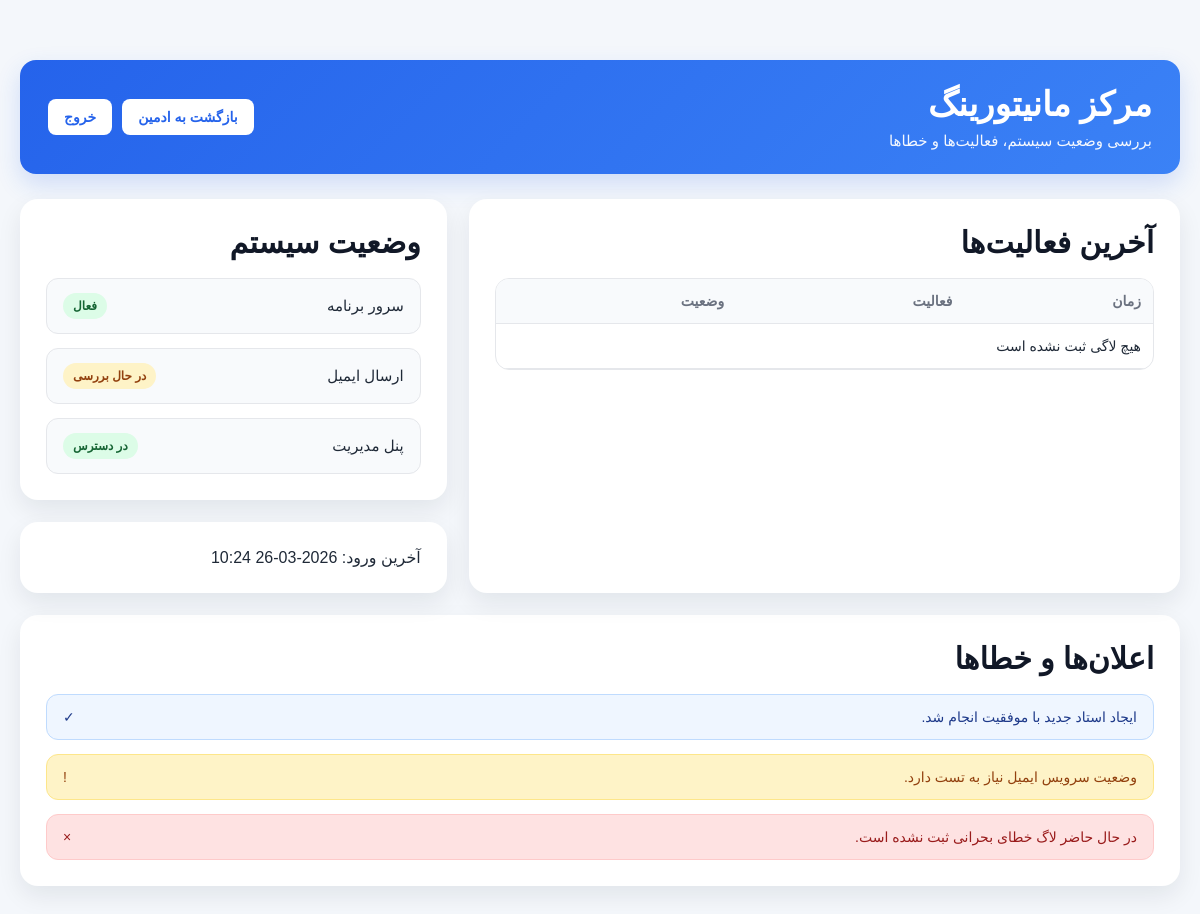
The app's page /monitoring/ (signed in), older data.
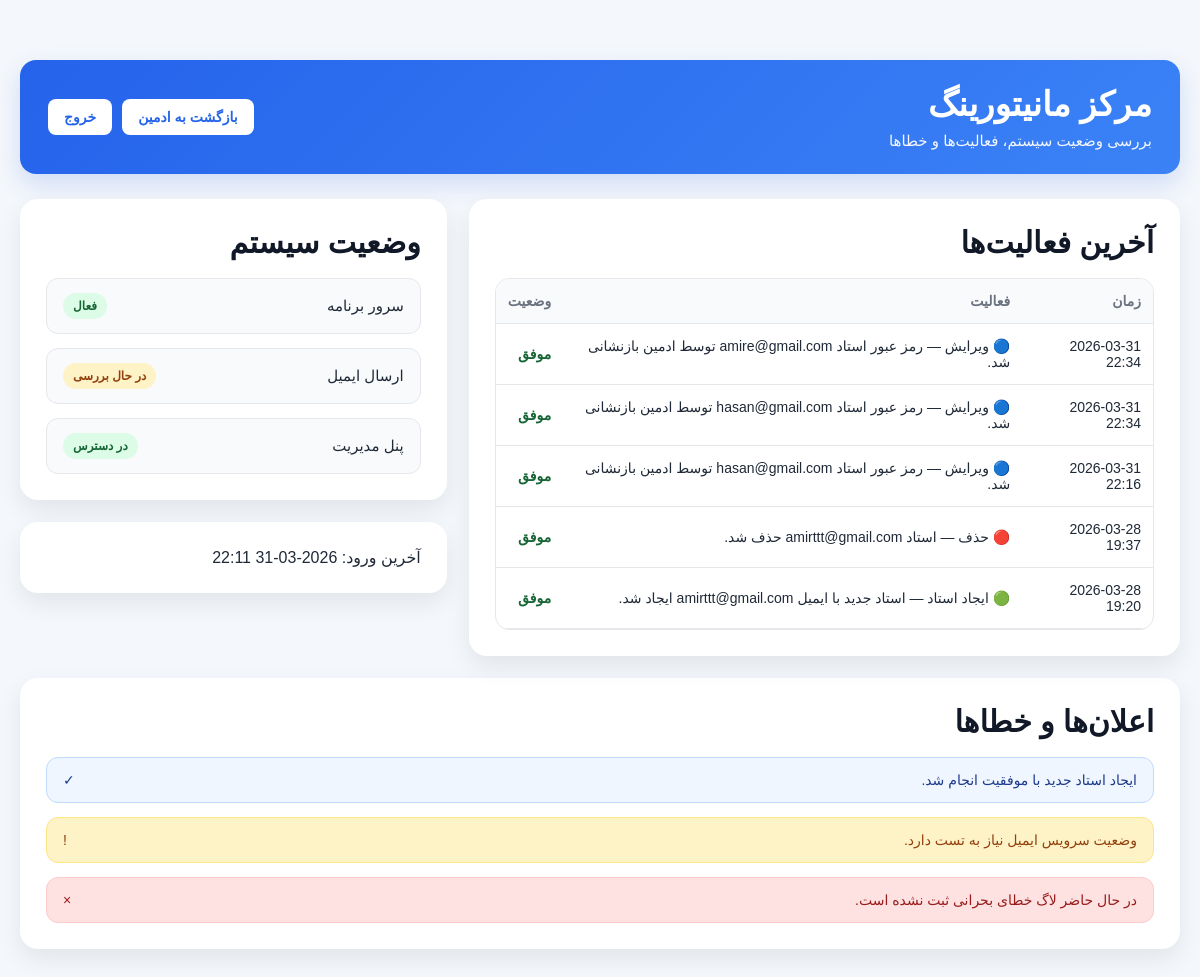
The same page, newer data.
### accounts/models.py (models this page shows, shortened)
class User(AbstractUser):
    username = None
    email = models.EmailField(unique=True)
    ROLE_CHOICES = (
        ('ADMIN', 'Admin'),
        ('TEACHER', 'Teacher'),
    )
    role = models.CharField(max_length=20, choices=ROLE_CHOICES)
    is_verified = models.BooleanField(default=False)
    USERNAME_FIELD = 'email'
    REQUIRED_FIELDS = []
    objects = UserManager()

class ActivityLog(models.Model):
        ACTION_CHOICES = [
            ("create_teacher", "Create Teacher"),
            ("edit_teacher", "Edit Teacher"),
            ("delete_teacher", "Delete Teacher"),
            ("create_event", "Create Event"),
            ("edit_event", "Edit Event"),
            ("delete_event", "Delete Event"),
            ("upload_excel", "Upload Excel"),
            ("send_activation_link", "Send Activation Link"),
            ("login", "Login"),
            ("logout", "Logout"),
            ("error", "Error"),
        ]
        STATUS_CHOICES = [
            ("success", "Success"),
            ("warning", "Warning"),
            ("error", "Error"),
        ]
        admin_user = models.ForeignKey(
            "User",
            on_delete=models.CASCADE,
            related_name="activity_logs"
        )
        action = models.CharField(max_length=50, choices=ACTION_CHOICES)
        status = models.CharField(max_length=20, choices=STATUS_CHOICES, default="success")
        description = models.TextField()
        created_at = models.DateTimeField(auto_now_add=True)

### accounts/views.py (the view)
def monitoring_center(request):
    latest_teachers = User.objects.filter(role="TEACHER").order_by("-date_joined")[:5]
    latest_logs = ActivityLog.objects.order_by("-created_at")[:10]
    context = {
        "latest_teachers": latest_teachers,
        "admin_last_login": request.user.last_login,
        "latest_logs": latest_logs,
    }
    return render(request, "accounts/monitoring_center.html", context)

### accounts/templates/accounts/monitoring_center.html (shortened to what this page needs)
<!DOCTYPE html>
<html lang="fa" dir="rtl">
<head>
</head>
<body>
<div class="container">
    <div class="header">
        <div>
            <h1>مرکز مانیتورینگ</h1>
            <p>بررسی وضعیت سیستم، فعالیت‌ها و خطاها</p>
        </div>
        <div class="header-buttons">
            <a href="{% url 'accounts:admin_dashboard' %}" class="btn-top">بازگشت به ادمین</a>
            <a href="{% url 'accounts:logout' %}" class="btn-top">خروج</a>
        </div>
    </div>
    <div class="grid">
        <div class="card">
            <h2>آخرین فعالیت‌ها</h2>
            <div class="table-wrap">
                <table>
                    <thead>
                        <tr>
                            <th>زمان</th>
                            <th>فعالیت</th>
                            <th>وضعیت</th>
                        </tr>
                    </thead>
                    <tbody>
                        {% for log in latest_logs %}
                        <tr>
                            <td>{{ log.created_at|date:"Y-m-d H:i" }}</td>
                            <td>
                                {% if log.action == "create_teacher" %}
                                    🟢 ایجاد استاد —
                                {% elif log.action == "edit_teacher" %}
                                    🔵 ویرایش —
                                {% elif log.action == "delete_teacher" %}
                                    🔴 حذف —
                                {% else %}
                                    ⚙️ —
                                {% endif %}
                                {{ log.description }}
                            </td>
                            <td>
                                {% if log.status == "success" %}
                                    <span class="log-success">موفق</span>
                                {% elif log.status == "warning" %}
                                    <span class="badge-warn">هشدار</span>
                                {% elif log.status == "error" %}
                                    <span class="log-error">خطا</span>
                                {% endif %}
                            </td>
                        </tr>
                        {% empty %}
                        <tr>
                            <td colspan="3">هیچ لاگی ثبت نشده است</td>
                        </tr>
                        {% endfor %}
                    </tbody>
                </table>
            </div>
        </div>
        <div class="side-stack">
            <div class="card">
                <h2>وضعیت سیستم</h2>
                <div class="status-list">
                    <div class="status-item">
                        <span>سرور برنامه</span>
                        <span class="badge-ok">فعال</span>
                    </div>
                    <div class="status-item">
                        <span>ارسال ایمیل</span>
                        <span class="badge-warn">در حال بررسی</span>
                    </div>
                    <div class="status-item">
                        <span>پنل مدیریت</span>
                        <span class="badge-ok">در دسترس</span>
                    </div>
                </div>
            </div>
            <div class="card">
                <div>
                    آخرین ورود: {{ admin_last_login|date:"Y-m-d H:i" }}
                </div>
            </div>
        </div>
    </div>
    <div class="card">
        <h2>اعلان‌ها و خطاها</h2>
        <div class="notice-list">
            <div class="notice notice-success">
                <span>ایجاد استاد جدید با موفقیت انجام شد.</span>
                <span>✓</span>
            </div>
            <div class="notice notice-warning">
                <span>وضعیت سرویس ایمیل نیاز به تست دارد.</span>
                <span>!</span>
            </div>
            <div class="notice notice-error">
                <span>در حال حاضر لاگ خطای بحرانی ثبت نشده است.</span>
                <span>×</span>
            </div>
        </div>
    </div>
</div>
</body>
</html>

### accounts/templates/accounts/monitoring_center.html (style rules this page uses)
* { box-sizing: border-box; }
body { margin: 0; font-family: Tahoma, Arial, sans-serif; background: #f4f7fb; color: #1f2937; }
.container { max-width: 1200px; margin: 40px auto; padding: 20px; }
.header { background: linear-gradient(135deg, #2563eb, #3b82f6); color: white; padding: 24px 28px; border-radius: 16px; display: flex; justify-content: space-between; align-items: center; box-shadow: 0 10px 24px rgba(37, 99, 235, 0.18); margin-bottom: 25px; }
.header h1 { margin: 0 0 8px 0; font-size: 34px; }
.header p { margin: 0; font-size: 15px; opacity: 0.95; }
.header-buttons { display: flex; gap: 10px; }
.btn-top { background: white; color: #2563eb; padding: 10px 16px; border-radius: 8px; text-decoration: none; font-weight: bold; font-size: 14px; }
.grid { display: grid; grid-template-columns: 2fr 1.2fr; gap: 22px; margin-bottom: 22px; }
.card { background: white; border-radius: 18px; padding: 26px; box-shadow: 0 10px 24px rgba(15, 23, 42, 0.08); }
.card h2 { margin: 0 0 18px 0; font-size: 30px; color: #111827; }
.status-list { display: flex; flex-direction: column; gap: 14px; }
.status-item { display: flex; justify-content: space-between; align-items: center; padding: 14px 16px; border-radius: 12px; background: #f8fafc; border: 1px solid #e5e7eb; font-size: 15px; }
.badge-ok { background: #dcfce7; color: #166534; padding: 6px 10px; border-radius: 999px; font-size: 12px; font-weight: bold; }
.badge-warn { background: #fef3c7; color: #92400e; padding: 6px 10px; border-radius: 999px; font-size: 12px; font-weight: bold; }
.table-wrap { overflow-x: auto; border: 1px solid #e5e7eb; border-radius: 14px; }
table { width: 100%; border-collapse: collapse; }
th, td { padding: 14px 12px; border-bottom: 1px solid #e5e7eb; text-align: right; font-size: 14px; }
th { background: #f8fafc; color: #6b7280; font-weight: bold; }
.log-success { color: #166534; font-weight: bold; }
.side-stack { display: flex; flex-direction: column; gap: 22px; }
.notice-list { display: flex; flex-direction: column; gap: 14px; }
.notice { display: flex; align-items: center; justify-content: space-between; gap: 14px; padding: 14px 16px; border-radius: 12px; font-size: 14px; }
.notice-success { background: #eff6ff; color: #1e3a8a; border: 1px solid #bfdbfe; }
.notice-warning { background: #fef3c7; color: #92400e; border: 1px solid #fde68a; }
.notice-error { background: #fee2e2; color: #991b1b; border: 1px solid #fecaca; }

Row changes from the older to the newer data that the page shows:
added ActivityLog: created_at "2026-03-31 22:34", action "🔵 ویرایش —", description "رمز عبور استاد amire@gmail.com توسط ادمین بازنشانی شد.", status "موفق"
added ActivityLog: created_at "2026-03-31 22:34", action "🔵 ویرایش —", description "رمز عبور استاد hasan@gmail.com توسط ادمین بازنشانی شد.", status "موفق"
added ActivityLog: created_at "2026-03-31 22:16", action "🔵 ویرایش —", description "رمز عبور استاد hasan@gmail.com توسط ادمین بازنشانی شد.", status "موفق"
added ActivityLog: created_at "2026-03-28 19:37", action "🔴 حذف —", description "استاد amirttt@gmail.com حذف شد.", status "موفق"
added ActivityLog: created_at "2026-03-28 19:20", action "🟢 ایجاد استاد —", description "استاد جدید با ایمیل amirttt@gmail.com ایجاد شد.", status "موفق"
changed User: last_login "2026-03-26 10:24" → "2026-03-31 22:11"
Text that changed along with them:
text no longer shown: "هیچ لاگی ثبت نشده است"
